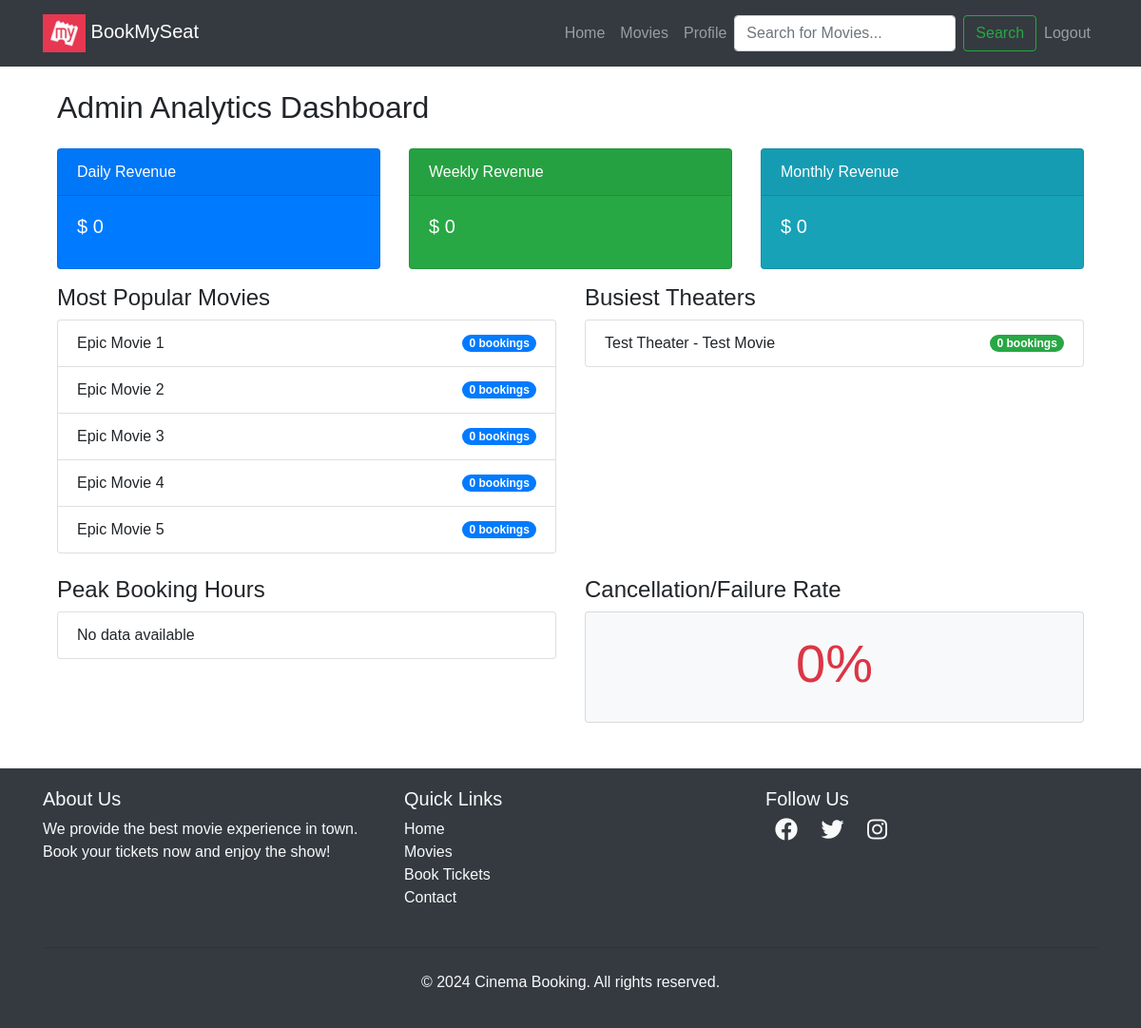
Screenshot of /movies/analytics/ (signed in) with the database file from the repository.
### movies/models.py (models this page shows, shortened)
class Movie(models.Model):
    name= models.CharField(max_length=255, db_index = True)
    image= models.ImageField(upload_to="movies/")
    rating = models.DecimalField(max_digits=3,decimal_places=1)
    cast= models.TextField()
    description= models.TextField(blank=True,null=True)
    genres = models.ManyToManyField(Genre, related_name="movies")
    languages = models.ManyToManyField(Language, related_name="movies")
    release_date = models.DateField(auto_now_add=True, db_index=True)
    trailer_url = models.URLField(blank=True, null=True, help_text="YouTube Trailer URL")

class Theater(models.Model):
    name = models.CharField(max_length=255)
    movie = models.ForeignKey(Movie,on_delete=models.CASCADE,related_name='theaters')
    time= models.DateTimeField()

### movies/admin_views.py (the view)
# urls.py: path('analytics/', admin_views.analytics_dashboard, name='analytics_dashboard'),
@staff_member_required(login_url='/login/')
def analytics_dashboard(request):
    cache_key = 'admin_analytics_dashboard_data'
    context = cache.get(cache_key)
    if not context:
        now = timezone.now()
        TICKET_PRICE = 15
        daily_revenue = Booking.objects.filter(payment_status='PAID', booked_at__date=now.date()).count() * TICKET_PRICE
        weekly_revenue = Booking.objects.filter(payment_status='PAID', booked_at__gte=now - timedelta(days=7)).count() * TICKET_PRICE
        monthly_revenue = Booking.objects.filter(payment_status='PAID', booked_at__gte=now - timedelta(days=30)).count() * TICKET_PRICE
        popular_movies = Movie.objects.annotate(
            total_bookings=Count('booking', filter=Q(booking__payment_status='PAID'))
        ).order_by('-total_bookings')[:5]
        busiest_theaters = Theater.objects.annotate(
            total_bookings=Count('booking', filter=Q(booking__payment_status='PAID'))
        ).order_by('-total_bookings')[:5]
        peak_hours = Booking.objects.filter(payment_status='PAID').annotate(
            hour=ExtractHour('booked_at')
        ).values('hour').annotate(
            count=Count('id')
        ).order_by('-count')[:5]
        total_bookings_count = Booking.objects.count()
        failed_bookings_count = Booking.objects.filter(payment_status='FAILED').count()
        cancellation_rate = (failed_bookings_count / total_bookings_count * 100) if total_bookings_count > 0 else 0
        context = {
            'daily_revenue': daily_revenue,
            'weekly_revenue': weekly_revenue,
            'monthly_revenue': monthly_revenue,
            'popular_movies': popular_movies,
            'busiest_theaters': busiest_theaters,
            'peak_hours': peak_hours,
            'cancellation_rate': round(cancellation_rate, 2)
        }
        cache.set(cache_key, context, 300)
    return render(request, 'movies/admin_dashboard.html', context)

### templates/movies/admin_dashboard.html
{% extends 'users/basic.html' %}
{% block content %}
<div class='container mt-4'>
    <h2>Admin Analytics Dashboard</h2>
    <div class='row mt-4'>
        <div class='col-md-4'>
            <div class='card text-white bg-primary mb-3'>
                <div class='card-header'>Daily Revenue</div>
                <div class='card-body'>
                    <h5 class='card-title'>$ {{ daily_revenue }}</h5>
                </div>
            </div>
        </div>
        <div class='col-md-4'>
            <div class='card text-white bg-success mb-3'>
                <div class='card-header'>Weekly Revenue</div>
                <div class='card-body'>
                    <h5 class='card-title'>$ {{ weekly_revenue }}</h5>
                </div>
            </div>
        </div>
        <div class='col-md-4'>
            <div class='card text-white bg-info mb-3'>
                <div class='card-header'>Monthly Revenue</div>
                <div class='card-body'>
                    <h5 class='card-title'>$ {{ monthly_revenue }}</h5>
                </div>
            </div>
        </div>
    </div>
    <div class='row'>
        <div class='col-md-6'>
            <h4>Most Popular Movies</h4>
            <ul class='list-group'>
                {% for movie in popular_movies %}
                <li class='list-group-item d-flex justify-content-between align-items-center'>
                    {{ movie.name }}
                    <span class='badge badge-primary badge-pill'>{{ movie.total_bookings }} bookings</span>
                </li>
                {% empty %}
                <li class='list-group-item'>No data available</li>
                {% endfor %}
            </ul>
        </div>
        <div class='col-md-6'>
            <h4>Busiest Theaters</h4>
            <ul class='list-group'>
                {% for theater in busiest_theaters %}
                <li class='list-group-item d-flex justify-content-between align-items-center'>
                    {{ theater.name }} - {{ theater.movie.name }}
                    <span class='badge badge-success badge-pill'>{{ theater.total_bookings }} bookings</span>
                </li>
                {% empty %}
                <li class='list-group-item'>No data available</li>
                {% endfor %}
            </ul>
        </div>
    </div>
    <div class='row mt-4'>
        <div class='col-md-6'>
            <h4>Peak Booking Hours</h4>
            <ul class='list-group'>
                {% for peak in peak_hours %}
                <li class='list-group-item d-flex justify-content-between align-items-center'>
                    Hour {{ peak.hour }}
                    <span class='badge badge-warning badge-pill'>{{ peak.count }} bookings</span>
                </li>
                {% empty %}
                <li class='list-group-item'>No data available</li>
                {% endfor %}
            </ul>
        </div>
        <div class='col-md-6'>
            <h4>Cancellation/Failure Rate</h4>
            <div class='card bg-light'>
                <div class='card-body text-center'>
                    <h1 class='display-4 text-danger'>{{ cancellation_rate }}%</h1>
                </div>
            </div>
        </div>
    </div>
</div>
{% endblock %}

### templates/users/basic.html (shortened to what this page needs)
<!DOCTYPE html>
<html lang="en">
  <head>
    <link
      href="https://cdn.jsdelivr.net/npm/bootstrap-icons/font/bootstrap-icons.css"
      rel="stylesheet"
    />
    <link
      rel="stylesheet"
      href="https://maxcdn.bootstrapcdn.com/bootstrap/4.0.0/css/bootstrap.min.css"
    />
    <link
      rel="stylesheet"
      href="https://cdnjs.cloudflare.com/ajax/libs/font-awesome/5.15.3/css/all.min.css"
    />
  </head>
  <body>
    <nav class="navbar navbar-expand-lg navbar-dark bg-dark">
      <div class="container">
        <a class="navbar-brand" href="/"
          ><img
            alt="logo"
            height="40"
            width="45"
          />
          BookMySeat</a
        >
        <div class="collapse navbar-collapse" id="navbarNav">
          <ul class="navbar-nav ml-auto">
            {% if user.is_authenticated %}
            <li class="nav-item">
              <a class="nav-link" href="/">Home</a>
            </li>
            <li class="nav-item">
              <a class="nav-link" href="/movies">Movies</a>
            </li>
            <li class="nav-item">
              <a class="nav-link" href="{% url 'profile' %}">Profile</a>
            </li>
            <form class="form-inline my-2 my-lg-0" action="{% url 'home' %}" method="GET">
              <input class="form-control mr-sm-2" type="search" name="search" placeholder="Search for Movies..." aria-label="Search">
              <button class="btn btn-outline-success my-2 my-sm-0" type="submit">Search</button>
            </form>
            <li class="nav-item">
              <form method="Post" action="{% url 'logout' %}">
                <button
                  type="submit"
                  class="nav-link"
                  style="border: none; background: none"
                >
                  Logout
                </button>
              </form>
            </li>
            {% endif %}
          </ul>
        </div>
      </div>
    </nav>
    <div class="container">{% block content %} {% endblock %}</div>
    <footer class="footer mt-5">
      <div class="container">
        <div class="row">
          <div class="col-md-4 mb-4 mb-md-0">
            <h5>About Us</h5>
            <p>
              We provide the best movie experience in town. Book your tickets
              now and enjoy the show!
            </p>
          </div>
          <div class="col-md-4 mb-4 mb-md-0">
            <h5>Quick Links</h5>
            <ul class="list-unstyled">
              <li><a href="#">Home</a></li>
              <li><a href="#">Movies</a></li>
              <li><a href="#">Book Tickets</a></li>
              <li><a href="#">Contact</a></li>
            </ul>
          </div>
          <div class="col-md-4">
            <h5>Follow Us</h5>
            <div class="social-icons">
              <a href="#"><i class="fab fa-facebook"></i></a>
              <a href="#"><i class="fab fa-twitter"></i></a>
              <a href="#"><i class="fab fa-instagram"></i></a>
            </div>
          </div>
        </div>
        <hr class="mt-4 mb-4" />
        <div class="text-center">
          <p>&copy; 2024 Cinema Booking. All rights reserved.</p>
        </div>
      </div>
    </footer>
  </body>
</html>

### templates/users/basic.html (style rules this page uses)
body { font-family: Arial, sans-serif; }
.navbar { background-color: #fff; padding: 10px 20px; }
.navbar-brand img { height: 40px; }
.navbar-nav .nav-link { color: #000; }
.footer { background-color: #343a40; color: #f8f9fa; padding: 20px 0; }
.footer a { color: #f8f9fa; text-decoration: none; }
.footer .social-icons i { font-size: 24px; margin: 0 10px; transition: color 0.3s; }

### rows the page displays
Movie: name "Epic Movie 1", total_bookings "0"
Movie: name "Epic Movie 2", total_bookings "0"
Movie: name "Epic Movie 3", total_bookings "0"
Movie: name "Epic Movie 4", total_bookings "0"
Movie: name "Epic Movie 5", total_bookings "0"
Theater: name "Test Theater", movie.name "Test Movie", total_bookings "0"

### other values shown
{{ daily_revenue }} "0"
{{ weekly_revenue }} "0"
{{ monthly_revenue }} "0"
{{ cancellation_rate }} "0"
